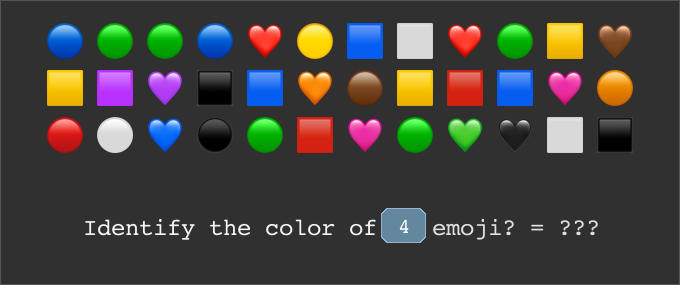
#> input picture pcapp/scanner/debug_captured_task.png, 680 x 285 px, found by its file name
$ python test_ocr2.py
#> lines starting #> are read from the running program, lines starting #| are printed output that depends on the picture; after the words box and inside, x2 and y2 are one past the last pixel; in counts of white or black regions, pixels touching at a corner belong together
import cv2, pytesseract, numpy as np, re

img = cv2.imread('/home/opc/VisionTap/pcapp/scanner/debug_captured_task.png')
#> img is the input picture: shape (285, 680, 3); mean B, G, R 61.3, 65.2, 66.8
h, w, _ = img.shape
#> h = 285; w = 680

bottom = img[int(h*0.60):h, 0:w]
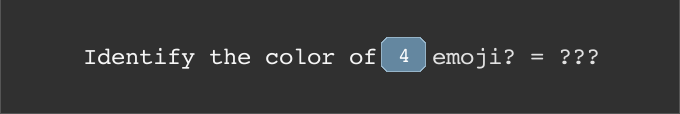
#> bottom: shape (114, 680, 3); mean B, G, R 54.6, 54.1, 53.4
hsv_bottom = cv2.cvtColor(bottom, cv2.COLOR_BGR2HSV)
#> hsv_bottom: shape (114, 680, 3); mean H, S, V 2, 1.7, 54.6
lower_badge = np.array([85, 30, 50])
upper_badge = np.array([135, 255, 220])
badge_mask = cv2.inRange(hsv_bottom, lower_badge, upper_badge)
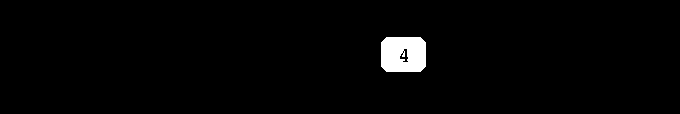
#> badge_mask: shape (114, 680); 1.9% white; 1 white region, box (x1, y1, x2, y2) and area: (381, 37, 426, 72) 1464
contours, _ = cv2.findContours(badge_mask, cv2.RETR_EXTERNAL, cv2.CHAIN_APPROX_SIMPLE)
#> contours = 1 item

target_crop = bottom
for c in contours:
    x, y, bw, bh = cv2.boundingRect(c)
    if 18 <= bh <= 60 and 18 <= bw <= 120:
        pad = 4
        x1, y1 = max(0, x - pad), max(0, y - pad)
        x2, y2 = min(bottom.shape[1], x + bw + pad), min(bottom.shape[0], y + bh + pad)
        target_crop = bottom[y1:y2, x1:x2]
        break
#> this loop made 1 pass
#> (x, y, bw, bh, pad, x1, y1, x2) on pass 1: (381, 37, 45, 35, 4, 377, 33, 430)
#> pass 1, `target_crop = bottom[y1:y2, x1:x2]`:
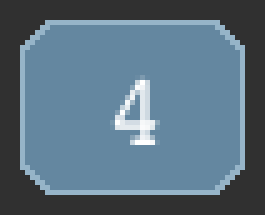
#> target_crop: shape (43, 53, 3) (shown 5 times larger); mean B, G, R 127.1, 111.3, 89.1

gray = cv2.cvtColor(target_crop, cv2.COLOR_BGR2GRAY)
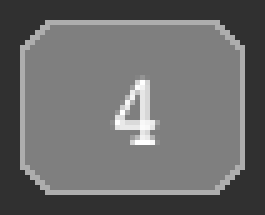
#> gray: shape (43, 53) (shown 5 times larger); min 48, max 255, mean 106.2
scaled = cv2.resize(gray, None, fx=3.0, fy=3.0, interpolation=cv2.INTER_CUBIC)
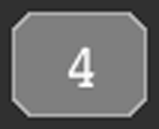
#> scaled: shape (129, 159); min 27, max 255, mean 106.2

# Method 1: Otsu threshold (binary)
_, thresh = cv2.threshold(scaled, 0, 255, cv2.THRESH_BINARY + cv2.THRESH_OTSU)
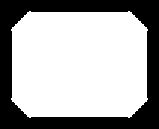
#> thresh: shape (129, 159); 66.7% white; 1 black region, box (x1, y1, x2, y2) and area: (0, 0, 159, 129) 6840
cv2.imwrite('/tmp/badge_thresh.png', thresh)
#> (the run stopped early here; a loop or call above may not have finished)
